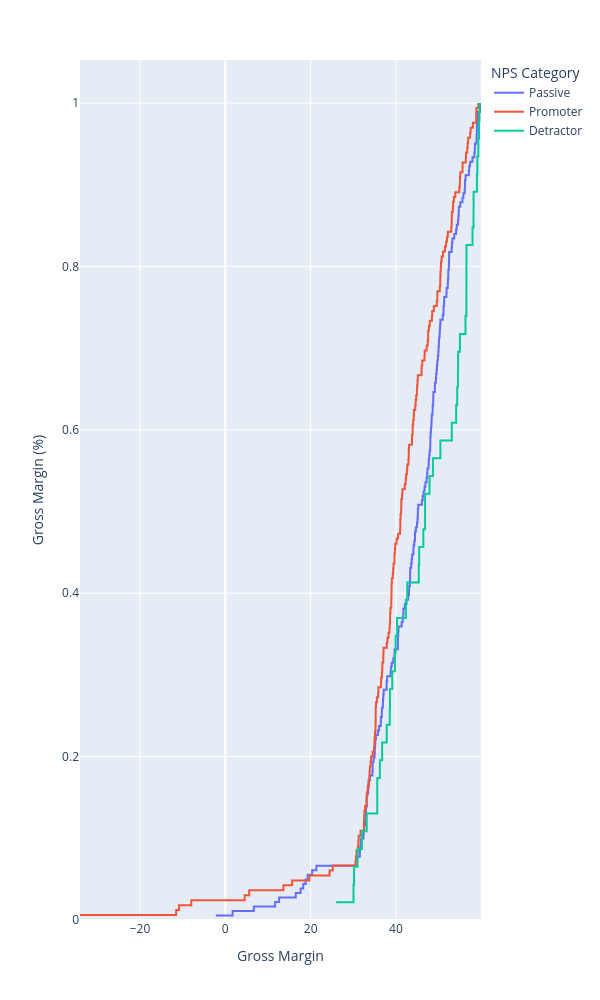

Notebook code for this chart:
### Markdown cell above
## NPS Category Margin Analysis

Assess whether profitability differs by NPS Category and translate the observed margin patterns into appropriate account-management actions.

The analysis uses the same record-level Gross Margin values shown in the preceding box plot. It compares each category's median, interquartile range (IQR), standard deviation, and share of records with a positive gross margin. A category is described as producing *consistently higher* margins only when both its median and its 25th percentile exceed those of the other NPS categories.

Run the cell below to produce the statistical summary and evidence-based management recommendations.

### Code cell
hover_fields = ["REVENUE", "Gross Profit","Overall Satisfaction"]
    

fig = px.ecdf(
    plot_df,
    x="Gross Margin",
    color="NPS Category"
)

fig.update_traces(
    # boxmean=True,  # Show mean as a line
    marker={"size": 6, "opacity": 0.8, "line": {"width": 0.5, "color": "white"}}
)

fig.update_layout(
    yaxis_title="Gross Margin (%)",
    width=600, height=1000
)

fig.show()

### Figure 1 — Plotly figure (JSON) as saved in the notebook; plotly's stock layout.template omitted (floating-point values rounded to 4 significant figures; data arrays with more than 128 entries replaced by an {"elided": "..."} marker saying what was removed)
{"data": [{"hovertemplate": "NPS Category=Passive<br>Gross Margin=%{x}<br>probability=%{y}<extra></extra>", "legendgroup": "Passive", "line": {"dash": "solid", "shape": "hv"}, "marker": {"color": "#636efa", "line": {"color": "white", "width": 0.5}, "opacity": 0.8, "size": 6, "symbol": "circle"}, "mode": "lines", "name": "Passive", "orientation": "v", "showlegend": true, "type": "scatter", "x": {"elided": "181 float values"}, "xaxis": "x", "y": {"elided": "181 float values"}, "yaxis": "y"}, {"hovertemplate": "NPS Category=Promoter<br>Gross Margin=%{x}<br>probability=%{y}<extra></extra>", "legendgroup": "Promoter", "line": {"dash": "solid", "shape": "hv"}, "marker": {"color": "#EF553B", "line": {"color": "white", "width": 0.5}, "opacity": 0.8, "size": 6, "symbol": "circle"}, "mode": "lines", "name": "Promoter", "orientation": "v", "showlegend": true, "type": "scatter", "x": {"elided": "165 float values"}, "xaxis": "x", "y": {"elided": "165 float values"}, "yaxis": "y"}, {"hovertemplate": "NPS Category=Detractor<br>Gross Margin=%{x}<br>probability=%{y}<extra></extra>", "legendgroup": "Detractor", "line": {"dash": "solid", "shape": "hv"}, "marker": {"color": "#00cc96", "line": {"color": "white", "width": 0.5}, "opacity": 0.8, "size": 6, "symbol": "circle"}, "mode": "lines", "name": "Detractor", "orientation": "v", "showlegend": true, "type": "scatter", "x": [25.98, 30.05, 30.18, 31.01, 32.02, 33.14, 35.61, 35.62, 36.22, 36.75, 37.83, 38.54, 38.6, 39.12, 39.76, 39.92, 40.26, 42.31, 42.64, 45.34, 45.44, 46.41, 46.82, 46.82, 47.86, 48.66, 50.4, 53.07, 54.11, 54.35, 54.52, 54.57, 54.98, 56.28, 56.49, 56.5, 56.51, 56.52, 57.94, 58.17, 58.19, 58.98, 59.06, 59.29, 59.46, 59.55], "xaxis": "x", "y": [0.02174, 0.04348, 0.06522, 0.08696, 0.1087, 0.1304, 0.1522, 0.1739, 0.1957, 0.2174, 0.2391, 0.2609, 0.2826, 0.3043, 0.3261, 0.3478, 0.3696, 0.3913, 0.413, 0.4348, 0.4565, 0.4783, 0.5, 0.5217, 0.5435, 0.5652, 0.587, 0.6087, 0.6304, 0.6522, 0.6739, 0.6957, 0.7174, 0.7391, 0.7609, 0.7826, 0.8043, 0.8261, 0.8478, 0.8696, 0.8913, 0.913, 0.9348, 0.9565, 0.9783, 1.0], "yaxis": "y"}], "layout": {"height": 1000, "legend": {"title": {"text": "NPS Category"}, "tracegroupgap": 0}, "margin": {"t": 60}, "width": 600, "xaxis": {"anchor": "y", "domain": [0, 1], "title": {"text": "Gross Margin"}}, "yaxis": {"anchor": "x", "domain": [0, 1], "rangemode": "tozero", "title": {"text": "Gross Margin (%)"}}}}
